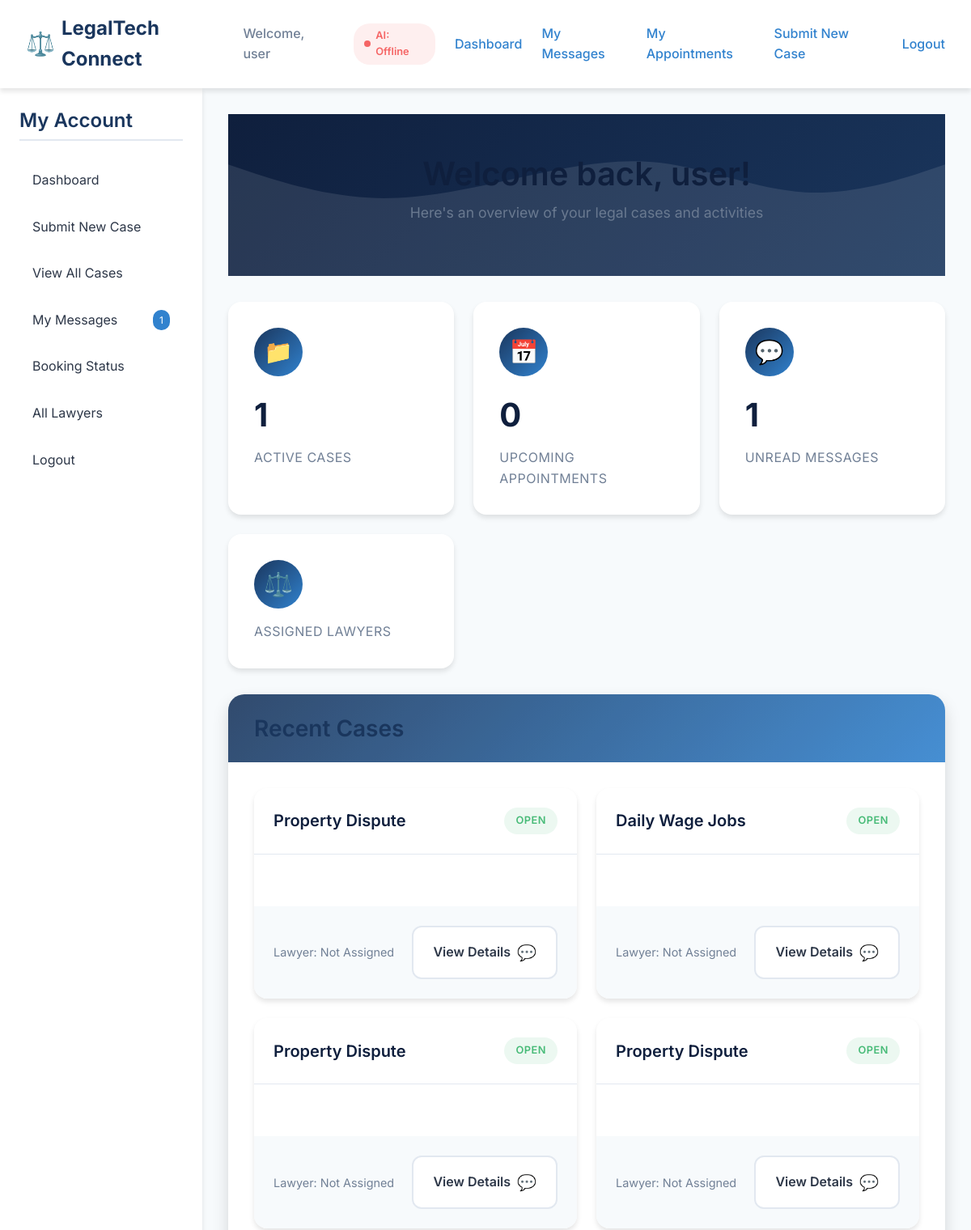
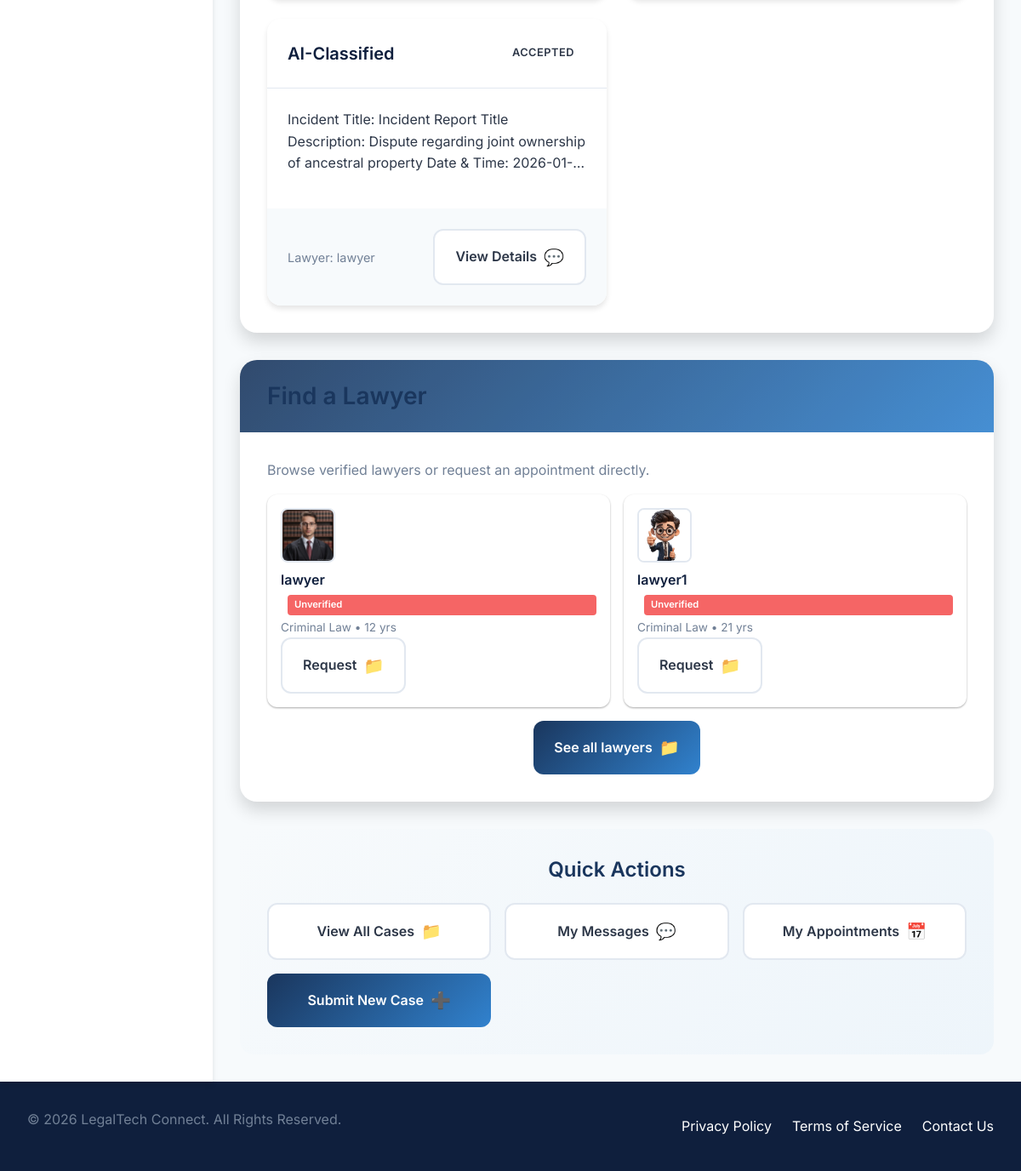
The app's page /client/dashboard (signed in) with its own data (2 pictures, top to bottom).
### models.py (models this page shows, shortened)
class User(UserMixin, db.Model):
    id = db.Column(db.Integer, primary_key=True)
    email = db.Column(db.String(150), unique=True, nullable=False)
    password_hash = db.Column(db.String(128), nullable=False)
    role = db.Column(db.String(50), nullable=False) # 'client', 'lawyer', 'admin'
    name = db.Column(db.String(150), nullable=True)
    bio = db.Column(db.Text, nullable=True)
    education = db.Column(db.String(200), nullable=True)
    created_at = db.Column(db.DateTime, default=lambda: datetime.now(timezone.utc))
    is_active = db.Column(db.Boolean, default=True, nullable=False) # For soft-deactivation by admin
    profile_pic = db.Column(db.String(200), nullable=True) # Filename for the profile picture
    specialization = db.Column(db.String(200), nullable=True)
    experience_years = db.Column(db.Integer, nullable=True)
    location = db.Column(db.String(150), nullable=True)
    phone_number = db.Column(db.String(50), nullable=True)
    address = db.Column(db.String(300), nullable=True)
    bar_number = db.Column(db.String(100), unique=True, nullable=True)
    is_verified = db.Column(db.Boolean, default=False)
    court_name = db.Column(db.String(200), nullable=True)
    judge_id_number = db.Column(db.String(100), unique=True, nullable=True)
    verification_document = db.Column(db.String(200), nullable=True)  # filename of uploaded verification doc
    cases_as_client = db.relationship('Case', foreign_keys='Case.client_id', backref='client', lazy=True)
    cases_as_client2 = db.relationship('Case', foreign_keys='Case.client2_id', backref='client2', lazy=True)
    cases_as_lawyer = db.relationship('Case', foreign_keys='Case.lawyer_id', backref='lawyer', lazy=True)
    cases_as_judge = db.relationship('Case', foreign_keys='Case.judge_id', backref='judge', lazy=True)
    reviews_received = db.relationship('Review', backref='lawyer', lazy=True)
    messages_sent = db.relationship('Message', foreign_keys='Message.sender_id', backref='sender', lazy=True)
    appointments = db.relationship('Appointment', backref='user', lazy=True)
    documents_uploaded = db.relationship('Document', backref='uploader', lazy=True)
    complaints_made = db.relationship('Complaint', foreign_keys='Complaint.complainant_id', backref='complainant', lazy=True)
    complaints_about = db.relationship('Complaint', foreign_keys='Complaint.about_user_id', backref='about_user', lazy=True)

class Case(db.Model):
    id = db.Column(db.Integer, primary_key=True)
    description = db.Column(db.Text, nullable=False)
    category = db.Column(db.String(100), nullable=False)
    status = db.Column(db.String(50), default='open') # open, accepted, closed
    timestamp = db.Column(db.DateTime, default=lambda: datetime.now(timezone.utc))
    client_id = db.Column(db.Integer, db.ForeignKey('user.id'), nullable=False)
    client2_id = db.Column(db.Integer, db.ForeignKey('user.id'), nullable=True)
    lawyer_id = db.Column(db.Integer, db.ForeignKey('user.id'), nullable=True)
    judge_id = db.Column(db.Integer, db.ForeignKey('user.id'), nullable=True)
    jurisdiction_verified = db.Column(db.Boolean, default=False)
    messages = db.relationship('Message', backref='case', lazy=True, cascade="all, delete-orphan")
    review = db.relationship('Review', uselist=False, backref='case_ref', lazy=True, cascade="all, delete-orphan")
    documents = db.relationship('Document', backref='case', lazy=True, cascade="all, delete-orphan")
    appointments = db.relationship('Appointment', backref='case', lazy=True, cascade="all, delete-orphan")
    hearings = db.relationship('Hearing', backref='case', lazy=True, cascade="all, delete-orphan")
    histories = db.relationship('CaseHistory', backref='case', lazy=True, cascade="all, delete-orphan")

### client.py (the view)
@client_bp.route('/dashboard')
@login_required
@client_required
def dashboard():
    active_cases = Case.query.filter_by(client_id=current_user.id, status='accepted').count()
    upcoming_appts = Appointment.query.filter_by(user_id=current_user.id, status='confirmed').filter(Appointment.timestamp > datetime.now(timezone.utc)).count()
    all_my_cases = Case.query.filter_by(client_id=current_user.id).with_entities(Case.id).all()
    my_case_ids = [c.id for c in all_my_cases]
    unread_messages = Message.query.filter(Message.case_id.in_(my_case_ids)).filter(Message.sender_id != current_user.id).count()
    recent_cases = Case.query.filter_by(client_id=current_user.id).order_by(Case.timestamp.desc()).limit(5).all()
    try:
        lawyer_query = User.query.filter_by(role='lawyer')
        available_lawyers = lawyer_query.order_by(User.is_verified.desc(), User.name.asc()).limit(8).all()
        specializations = db.session.query(User.specialization).filter(User.role=='lawyer').distinct().all()
        specializations = [s[0] for s in specializations if s[0]]
    except Exception:
        available_lawyers = []
        specializations = []
    return render_template('client/user_dashboard.html',
                         active_cases_count=active_cases,
                         upcoming_appointments_count=upcoming_appts,
                         unread_messages_count=unread_messages,
                         recent_cases=recent_cases,
                         available_lawyers=available_lawyers,
                         specializations=specializations)

### templates/client/user_dashboard.html (shortened to what this page needs)
{% extends "base.html" %}
{% block content %}
<div class="dashboard-header">
    <div class="dashboard-header-content">
        <h1>Welcome back, {{ current_user.name }}!</h1>
        <p>Here's an overview of your legal cases and activities</p>
    </div>
</div>
<div class="stats-grid">
    <div class="stat-card">
        <div class="stat-icon">📁</div>
        <div class="stat-value">{{ active_cases_count }}</div>
        <div class="stat-label">Active Cases</div>
    </div>
    <div class="stat-card">
        <div class="stat-icon">📅</div>
        <div class="stat-value">{{ upcoming_appointments_count }}</div>
        <div class="stat-label">Upcoming Appointments</div>
    </div>
    <div class="stat-card">
        <div class="stat-icon">💬</div>
        <div class="stat-value">{{ unread_messages_count }}</div>
        <div class="stat-label">Unread Messages</div>
    </div>
    <div class="stat-card">
        <div class="stat-icon">⚖️</div>
        <div class="stat-label">Assigned Lawyers</div>
    </div>
</div>
<div class="content-section">
    <div class="section-header">
        <h2>Recent Cases</h2>
    </div>
    <div class="section-content">
        <div class="cases-grid">
            {% for case in recent_cases %}
            <div class="case-card">
                <div class="card-header">
                    <div class="card-title">
                        {{ case.category }}
                    </div>
                    <div class="badge badge-{{ case.status }}">
                        {{ case.status.title() }}
                    </div>
                </div>
                <div class="card-content">
                    <p class="card-description">{{ case.description }}</p>
                </div>
                <div class="card-footer">
                    <div class="lawyer-info">
                        Lawyer: {{ case.lawyer.name if case.lawyer else 'Not Assigned' }}
                    </div>
                    <a href="{{ url_for('client.case_detail', case_id=case.id) }}" class="btn">View Details</a>
                </div>
            </div>
            {% endfor %}
        </div>
    </div>
</div>
{% if available_lawyers and available_lawyers|length > 0 %}
<div class="content-section">
    <div class="section-header">
        <h2>Find a Lawyer</h2>
    </div>
    <div class="section-content">
        <p class="muted">Browse verified lawyers or request an appointment directly.</p>
        <ul class="lawyer-list">
            {% for lawyer in available_lawyers %}
            <li class="lawyer-item">
                <img src="{{ ('/' + lawyer.profile_pic) if lawyer.profile_pic else url_for('static', filename='images/default_avatar.svg') }}" alt="avatar" class="lawyer-avatar">
                <div class="lawyer-details">
                    <a href="{{ url_for('client.public_lawyer_profile', lawyer_id=lawyer.id) }}" class="lawyer-name">{{ lawyer.name or lawyer.email }}</a>
                    {% if not lawyer.is_verified %}<span class="unverified-badge">Unverified</span>{% endif %}
                    <div class="lawyer-meta">{{ lawyer.specialization or 'General' }} • {{ lawyer.experience_years or 0 }} yrs</div>
                </div>
                <div>
                    <a href="{{ url_for('client.request_appt_from_profile', lawyer_id=lawyer.id) }}" class="btn">Request</a>
                </div>
            </li>
            {% endfor %}
        </ul>
        <div style="margin-top: 1rem; text-align: center;">
            <a href="{{ url_for('client.lawyers') }}" class="btn btn-primary">See all lawyers</a>
        </div>
    </div>
</div>
{% endif %}
<div class="quick-actions">
    <h3>Quick Actions</h3>
    <div class="actions-grid">
        <a href="{{ url_for('client.view_all_cases') }}" class="btn">View All Cases</a>
        <a href="{{ url_for('client.messages') }}" class="btn">My Messages</a>
        <a href="{{ url_for('client.appointments') }}" class="btn">My Appointments</a>
        <a href="{{ url_for('client.submit_case') }}" class="btn btn-primary">Submit New Case</a>
    </div>
</div>
{% endblock %}

### templates/base.html (shortened to what this page needs)
<!DOCTYPE html>
<html lang="en">
<head>
</head>
<body>
<nav class="navbar">
    <div class="nav-brand">
        <a href="{{ url_for('index') }}">LegalTech Connect</a>
    </div>
    <div class="nav-links">
        {% if current_user.is_authenticated %}
            <span class="nav-welcome">Welcome, {{ current_user.name or current_user.email }}</span>
            <span class="ai-status {% if ai_available %}ai-online{% else %}ai-offline{% endif %}" title="AI availability">AI: {% if ai_available %}Online{% else %}Offline{% endif %}</span>
            {% if current_user.role == 'client' %}
                <a href="{{ url_for('client.dashboard') }}">Dashboard</a>
                <a href="{{ url_for('client.messages') }}">My Messages</a>
                <a href="{{ url_for('client.appointments') }}">My Appointments</a>
                <a href="{{ url_for('client.submit_case') }}">Submit New Case</a>
            {% elif current_user.role == 'lawyer' %}
                <a href="{{ url_for('lawyer.dashboard') }}">Dashboard</a>
                <a href="{{ url_for('lawyer.edit_profile') }}">Profile</a>
                <a href="{{ url_for('lawyer.history') }}">Case History</a>
                <a href="{{ url_for('lawyer.case_requests') }}">Case Requests</a>
            {% elif current_user.role == 'admin' %}
                <a href="{{ url_for('admin.dashboard') }}">Admin Panel</a>
                <a href="{{ url_for('admin.rate_limits') }}">Rate Limits</a>
                <a href="{{ url_for('admin.verify_lawyers') }}">Verify Lawyers</a>
                <a href="{{ url_for('admin.manage_users') }}">Manage Users</a>
            {% endif %}
            <a href="{{ url_for('auth.logout') }}">Logout</a>
        {% else %}
            <a href="{{ url_for('auth.login') }}">Login</a>
            <a href="{{ url_for('auth.register') }}" class="button-primary">Get Started</a>
        {% endif %}
    </div>
</nav>
<div class="page-container">
    {% if current_user.is_authenticated %}
        {% if current_user.role == 'client' %}
        <aside class="sidebar">
            <h3>My Account</h3>
            <ul>
                <li><a href="{{ url_for('client.dashboard') }}">Dashboard</a></li>
                <li><a href="{{ url_for('client.submit_case') }}">Submit New Case</a></li>
                <li><a href="{{ url_for('client.view_all_cases') }}">View All Cases</a></li>
                <li><a href="{{ url_for('client.messages') }}">My Messages {% if sidebar_counts.unread_messages %}<span class="count-badge">{{ sidebar_counts.unread_messages }}</span>{% endif %}</a></li>
                <li><a href="{{ url_for('client.appointments') }}">Booking Status {% if sidebar_counts.upcoming_appointments %}<span class="count-badge">{{ sidebar_counts.upcoming_appointments }}</span>{% endif %}</a></li>
                <li><a href="{{ url_for('client.lawyers') }}">All Lawyers</a></li>
                <li><a href="{{ url_for('auth.logout') }}">Logout</a></li>
            </ul>
        </aside>
        {% endif %}
    {% endif %}
    <main class="main-content">
        {% block content %}{% endblock %}
    </main>
</div>
<footer class="footer">
    <div class="container">
        <p>&copy; {{ now.year }} LegalTech Connect. All Rights Reserved.</p>
        <div class="footer-links">
            <a href="#">Privacy Policy</a>
            <a href="#">Terms of Service</a>
            <a href="#">Contact Us</a>
        </div>
    </div>
</footer>
</body>
</html>

### records on screen
User: name "user"
Case: category "Property Dispute", status "OPEN", lawyer "Not Assigned"
Case: category "Daily Wage Jobs", status "OPEN", lawyer "Not Assigned"
Case: category "Property Dispute", status "OPEN", lawyer "Not Assigned"
Case: category "Property Dispute", status "OPEN", lawyer "Not Assigned"
Case: category "AI-Classified", status "ACCEPTED", description "Incident Title: Incident Report Title Description: Dispute regarding joint ownership of ancestral property Date &…", lawyer "lawyer"
User: profile_pic (picture), name "lawyer", is_verified "Unverified", specialization "Criminal Law", experience_years "12"
User: profile_pic (picture), name "lawyer1", is_verified "Unverified", specialization "Criminal Law", experience_years "21"

### other values on screen
{{ sidebar_counts.unread_messages }} "1"
{{ active_cases_count }} "1"
{{ upcoming_appointments_count }} "0"
{{ unread_messages_count }} "1"
